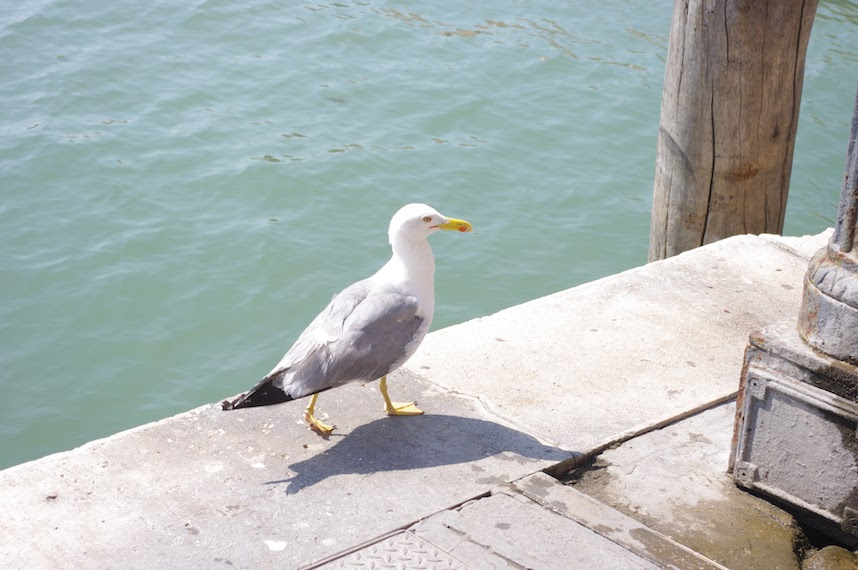
#> input picture Chapter4/images/seagull.jpg, 858 x 570 px
$ python pil_example.py
#> lines starting #> are read from the running program, lines starting #| are printed output that depends on the picture
# -*- coding: utf-8 -*-

# PILのインポート
from PIL import Image

# JPEG画像のロード
im = Image.open("images/seagull.jpg")
#> im is the input picture: PIL image 858x570 RGB; mean R, G, B 171.6, 180.2, 178.8

# 画像の切り取り
im = im.crop((150, 100, 550, 500))
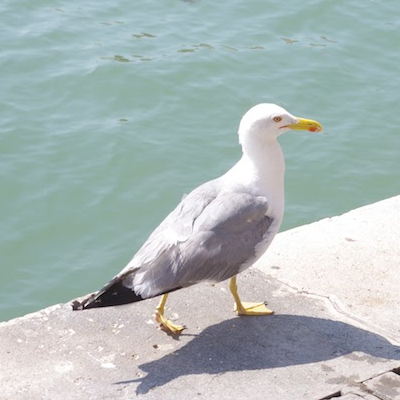
#> im: PIL image 400x400 RGB; mean R, G, B 170.9, 183.8, 183

# 画像の縮小（リサイズ）
im = im.resize((256, 256))
#> im: PIL image 256x256 RGB

# 切り取った画像の保存
im.save("gull_crop.jpg")
